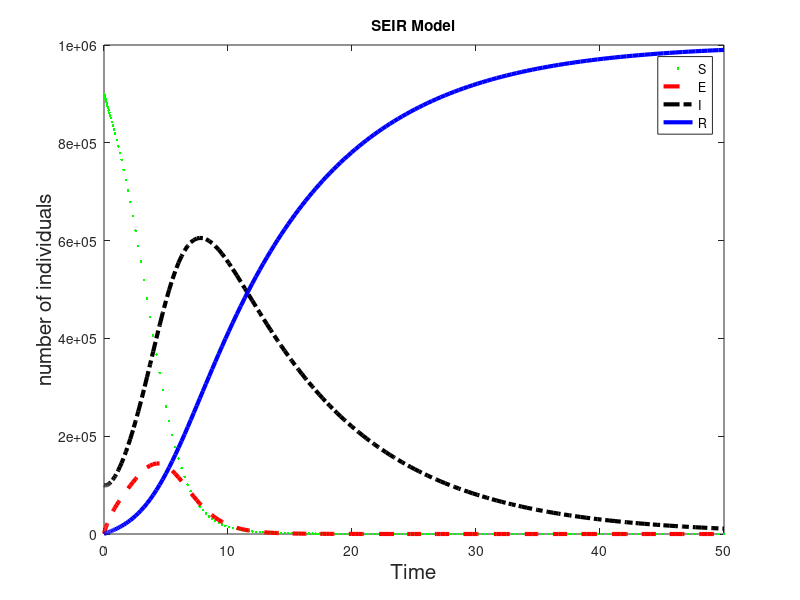

Write MATLAB code to recreate this figure.
%Daniel Silva 
%Disease Model
close all;
clear all;
clc;

N = 1e6; %Entire population 
D = 10; %average duration of infection 
beta = 1; %infections rate controls the rate of spread
lam = 1/D;
sigma = 1; %incubation rate
S0 = 9e5;
I0 = 1e5;
E0 = 1e3;
R0 = beta/lam;
x0 = [S0; E0;I0; R0];
SIRendemic_rhs = @(t,Xt) [-(beta*Xt(1)*Xt(3))/N;
                        ((beta*Xt(1)*Xt(3))/N)-sigma*Xt(2);    
                        sigma*Xt(2)-lam*Xt(3);
                        lam*Xt(3)];
T = 50;
[time,X] = ode45(SIRendemic_rhs,[0,T],x0);
plot(time, X(:,1),'g.','LineWidth',3)
hold on
plot(time, X(:,2),'r--','LineWidth',3)
plot(time, X(:,3),'k-.','LineWidth',3)
plot(time, X(:,4),'b-','LineWidth',3)
xlabel('Time','FontSize',15)
ylabel('number of individuals','FontSize',15)
title('SEIR Model');
hold off
legend('S','E','I','R')





